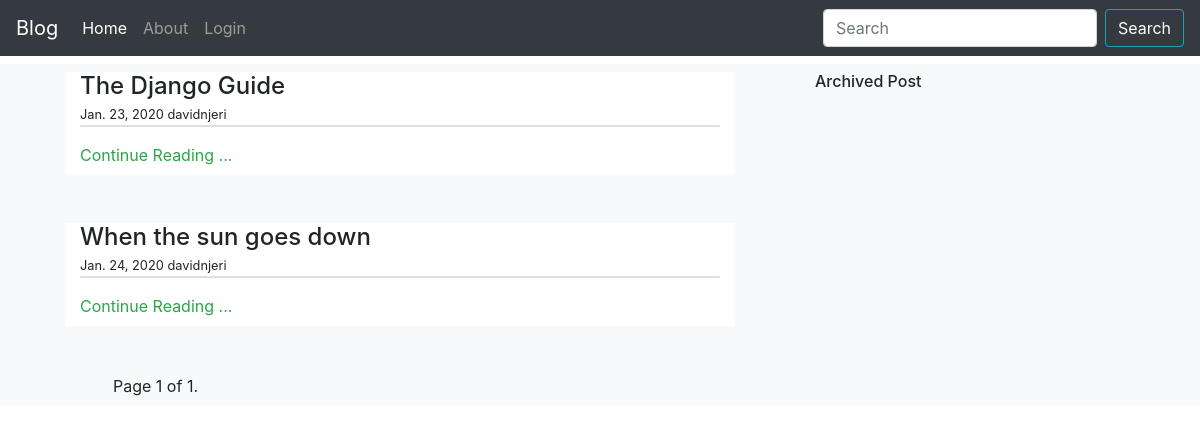
The page / on the database its author committed.
### Post/models.py (models this page shows, shortened)
class Post(models.Model):
    genre_choice = (
        ('GV', 'Governance'),
        ('BG', 'Budget'),
        ('DC', 'Democracy')
    )
    title = models.CharField(max_length=150)
    content = models.TextField(default='')
    created_on = models.DateTimeField(auto_now=True, auto_now_add=False)
    genre = models.CharField(choices=genre_choice, max_length=15)
    author = models.ForeignKey(User, on_delete=models.CASCADE)
    cover_photo = models.ImageField(upload_to="cover_photos/",default="2016.PNG",blank=True)
    published = models.BooleanField(default=False)
    def truncate_content(self):
        return markdownify(self.content[:400] + ' ...')
    class Meta:
        ordering = ['-created_on']

### Post/views.py (the view)
# urls.py: path('',PostListView.as_view(), name="list-view"),
class PostListView(ListView):
    model = Post
    context_object_name = 'posts'
    template_name = 'index.html'
    paginate_by = 2
    def get_queryset(self):
        date = timezone.now() - datetime.timedelta( days = 150)
        q = self.request.GET.get('q')
        queryset = search_post(self.request, q,date)
        return queryset
    def get_context_data(self, **kwargs):
        context = super().get_context_data()
        date = timezone.now() - datetime.timedelta( days = 150)
        context['archives'] = Post.objects.filter(created_on__lte = date )
        return context

### Post/views.py (called while the page is built)
def search_post(request,query,date):
    if(query == None):
        return Post.objects.all().filter(published=True).order_by('created_on')
    else:
        return Post.objects.filter(title__icontains=query).filter(published=True).order_by('created_on')

### Post/templates/index.html (shortened to what this page needs)
{% extends 'base.html' %}
{% load humanize %}
{% block content %}
    <div class="container-fluid mt-2 bg-light py-2">
        <div class="row">
            <div class="col-md-7 col-xs-12 col-sm-12 container">
                {% for post in posts %}
                    <div class="row mb-5">
                        <div class="col-md-12 col-sm-12 bg-white pb-2">
                           <a href="{% url 'post-detail' post.pk %}" class="h4">{{ post.title }}</a><br>
                           <small>{{ post.created_on|naturalday }} {{ post.author.username}}</small>
                           <div class="text-left">
                               <p class="card">
                               </p>
                               <a  class="text-success" href="{% url 'post-detail' post.pk %}">Continue Reading ...</a>
                           </div>
                        </div>
                    </div>
                {% endfor %}
                <div class="pagination">
                    <span class="step-links">
                        <span class="current ml-5 ">
                            Page {{  page_obj.number }} of {{  page_obj.paginator.num_pages }}.
                        </span>
                    </span>
                </div>
            </div>
            <div class="col-md-4 col-xs-12">
                <h6>Archived Post</h6>
            </div>
        </div>
    </div>
{% endblock %}

### Post/static/css/master.css (style rules this page uses)
html, body { margin:0%; padding:0% }
.container-fluid, .row { margin:0%; padding:0%; overflow:hidden; }

### rows shown on the page
Post: title "The Django Guide", created_on "Jan. 23, 2020", author.username "davidnjeri"
Post: title "When the sun goes down", created_on "Jan. 24, 2020", author.username "davidnjeri"

### other values the page prints
{{ page_obj.number }} "1"
{{ page_obj.paginator.num_pages }} "1"
